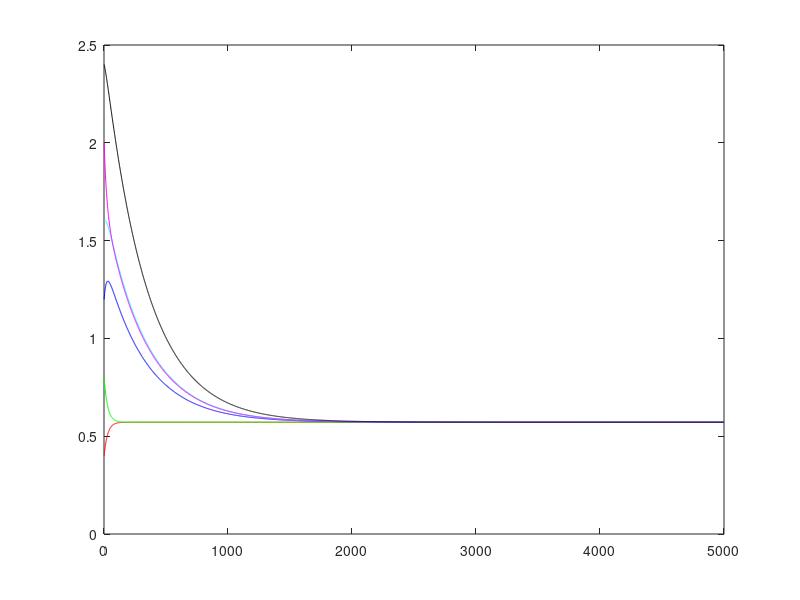
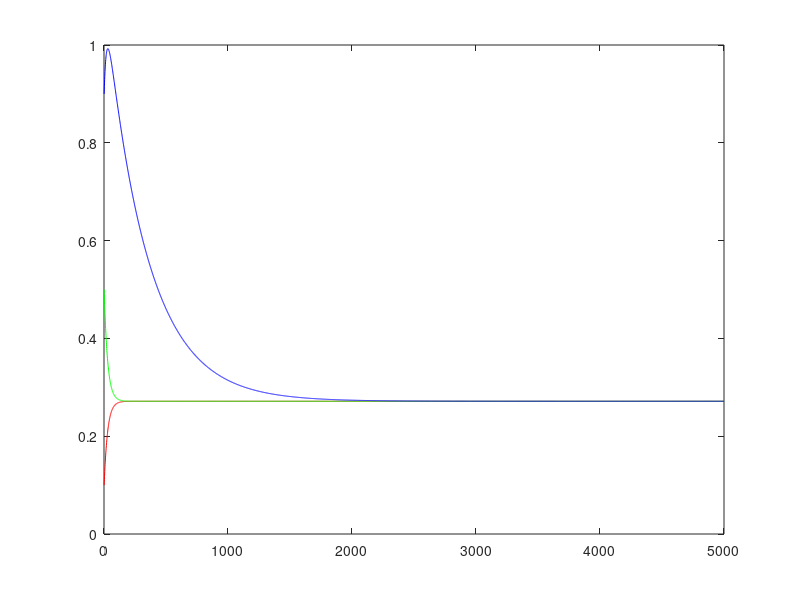

Recreate these plots in MATLAB, in order.
clear;
close all;
clc;


for i = 2:2:12
    ksi(i)=0.2*i;
end


for i = 1:2:11
    ksi(i)=0.2*i-0.1;
end

ksi=ksi';


test_matrix = [
               -1.5    1.5    0    0    0    0 ;
               2        -2    0    0    0    0;
               0.9     0      -2.8 0    1.9    0;
               0        1.2    0    -2.5    0    1.3;
               0        0    1.4    1.8    -3.2    0;
               0        0    0    0    0.7    -0.7;
              ];
Ln = - test_matrix;

% delta_time = 1;
delta_time = 0.01;
I_2 = eye(2);

% kron(Ln,I_2);
kron(Ln,I_2)
loop_tick = 5000;
for i = 1:1:loop_tick
    ksi_matrix(:,i) = ksi;
    ksi = ( - kron(Ln,I_2) * ksi ) * delta_time + ksi;
end


time = 1:1:loop_tick;

figure;
plot(time,ksi_matrix(2,:),'r',time,ksi_matrix(4,:),'g',time,ksi_matrix(6,:),'b',time,ksi_matrix(8,:),'c',time,ksi_matrix(10,:),'m',time,ksi_matrix(12,:),'k');
% plot(time,ksi_matrix(2,:),'r',time,ksi_matrix(4,:),'g',time,ksi_matrix(6,:),'b');

figure;
plot(time,ksi_matrix(1,:),'r',time,ksi_matrix(3,:),'g',time,ksi_matrix(5,:),'b');